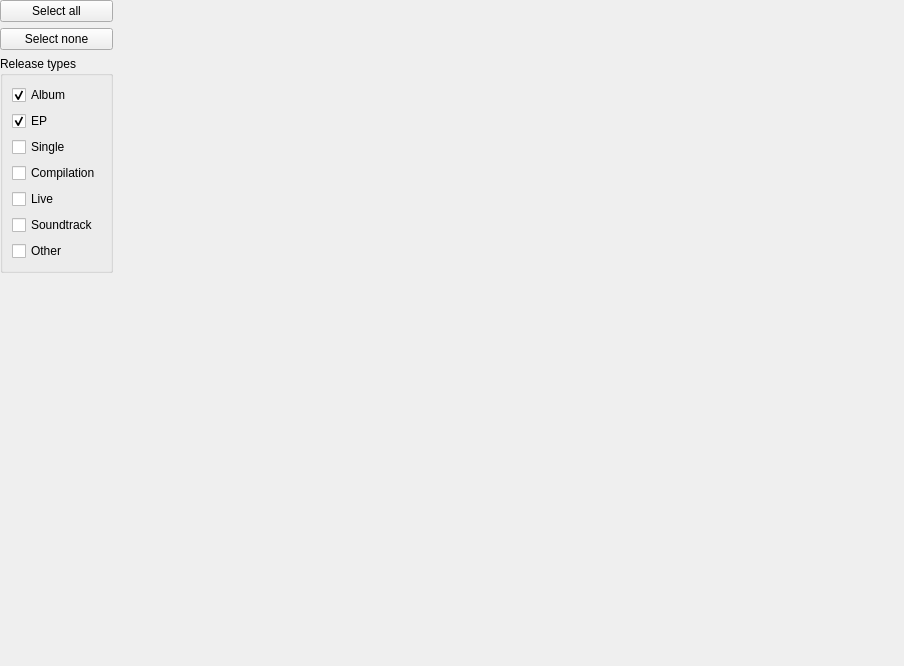
<?xml version="1.0" encoding="UTF-8"?>
<ui version="4.0">
 <class>CheckTab</class>
 <widget class="QWidget" name="CheckTab">
  <property name="geometry">
   <rect>
    <x>0</x>
    <y>0</y>
    <width>904</width>
    <height>666</height>
   </rect>
  </property>
  <property name="windowTitle">
   <string/>
  </property>
  <layout class="QHBoxLayout" name="horizontalLayout">
   <property name="margin">
    <number>0</number>
   </property>
   <item>
    <layout class="QVBoxLayout" name="verticalLayout_2">
     <item>
      <widget class="QPushButton" name="SelectAll_">
       <property name="text">
        <string>Select all</string>
       </property>
      </widget>
     </item>
     <item>
      <widget class="QPushButton" name="SelectNone_">
       <property name="text">
        <string>Select none</string>
       </property>
      </widget>
     </item>
     <item>
      <widget class="QGroupBox" name="RelTypeBox_">
       <property name="title">
        <string>Release types</string>
       </property>
       <layout class="QVBoxLayout" name="verticalLayout">
        <item>
         <widget class="QCheckBox" name="Album_">
          <property name="text">
           <string>Album</string>
          </property>
          <property name="checked">
           <bool>true</bool>
          </property>
         </widget>
        </item>
        <item>
         <widget class="QCheckBox" name="EP_">
          <property name="text">
           <string>EP</string>
          </property>
          <property name="checked">
           <bool>true</bool>
          </property>
         </widget>
        </item>
        <item>
         <widget class="QCheckBox" name="Single_">
          <property name="text">
           <string>Single</string>
          </property>
          <property name="checked">
           <bool>false</bool>
          </property>
         </widget>
        </item>
        <item>
         <widget class="QCheckBox" name="Compilation_">
          <property name="text">
           <string>Compilation</string>
          </property>
         </widget>
        </item>
        <item>
         <widget class="QCheckBox" name="Live_">
          <property name="text">
           <string>Live</string>
          </property>
         </widget>
        </item>
        <item>
         <widget class="QCheckBox" name="Soundtrack_">
          <property name="text">
           <string>Soundtrack</string>
          </property>
         </widget>
        </item>
        <item>
         <widget class="QCheckBox" name="Other_">
          <property name="text">
           <string>Other</string>
          </property>
         </widget>
        </item>
       </layout>
      </widget>
     </item>
     <item>
      <spacer name="verticalSpacer">
       <property name="orientation">
        <enum>Qt::Vertical</enum>
       </property>
       <property name="sizeHint" stdset="0">
        <size>
         <width>20</width>
         <height>40</height>
        </size>
       </property>
      </spacer>
     </item>
    </layout>
   </item>
   <item>
    <widget class="QWidget" name="CheckViewWidget_" native="true">
     <property name="sizePolicy">
      <sizepolicy hsizetype="Expanding" vsizetype="Expanding">
       <horstretch>0</horstretch>
       <verstretch>0</verstretch>
      </sizepolicy>
     </property>
     <layout class="QVBoxLayout" name="verticalLayout_3">
      <property name="margin">
       <number>0</number>
      </property>
     </layout>
    </widget>
   </item>
  </layout>
 </widget>
 <resources/>
 <connections/>
</ui>
